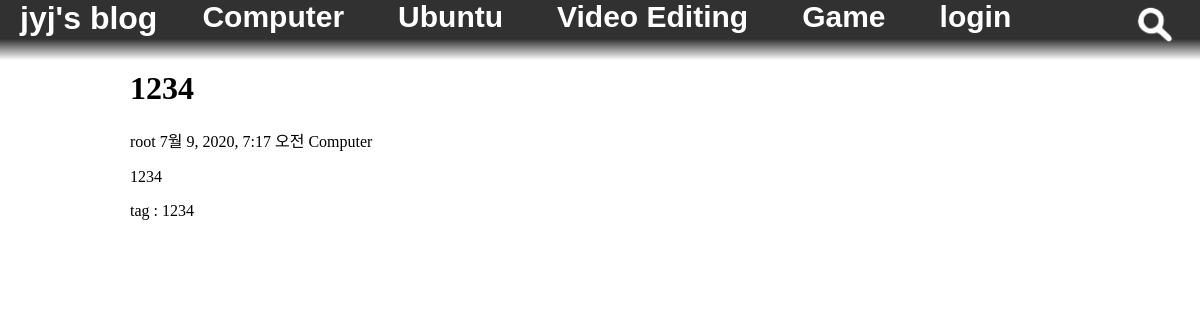
Page /post_view/?post_info=171 on the committed database.
### blogapp/models.py (models this page shows, shortened)
class Category(models.Model):
    category_name = models.CharField(max_length=100, null=False)
    def __str__(self):
        return self.category_name

class Post(models.Model):
    title = models.CharField(max_length=100, null=False)
    author = models.ForeignKey(User, on_delete=models.SET_NULL, null=True, default=1)
    pub_date = models.DateTimeField(auto_now_add=True)
    file_dir = models.CharField(max_length=100, null=False)
    content = models.TextField()
    category = models.ForeignKey('Category', on_delete=models.CASCADE)
    tag = models.CharField(max_length=100, null=True)

### blogapp/views.py (the view)
# urls.py: path('post_view/', blogapp.views.post_view, name='post_view'),
def post_view(request):
    category_list = Category.objects.all()
    file_system = FileSystemStorage()
    post_info = request.GET.get('post_info')
    post = Post.objects.filter(id=post_info)[0]
    try:
        file_dir = file_system.listdir(post.file_dir)
        for file in file_dir[1]:
            if "title_image" in file:
                post.file_dir = post.file_dir + file
    except FileNotFoundError:
            post.file_dir = "1"
    return render(request, 'post_view.html', {'post' : post, 'category_list' : category_list})

### blogapp/templates/post_view.html (shortened to what this page needs)
{% extends 'base.html' %}
{% load static %}
{% block content %}
<link rel="stylesheet" href="{% static 'css/post_view.css' %}">
<h1> {{ post.title }}
</h1>
<p class="first_post_detail">{{ post.author }} {{ post.pub_date }} {{ post.category }}</p>
<p class="first_post_p">{{ post.content|safe }}</p>
<p class="first_post_p">tag : {{ post.tag }}</p>
{% endblock %}

### myblogSetting/templates/base.html
{% load static %}
<!DOCTYPE html>
<head>
    <link rel="stylesheet" href="{% static 'css/base.css' %}">
</head>
<body>
    <nav class="navigation">
        <a class="logo" href="{% url 'index' %}">jyj's blog</a>
        <div class="category_layout">
            {% for category in category_list %}
            <a class="category" href="/category/?category={{ category }}">{{ category }}</a>
            {% endfor %}
            {% if request.user.is_authenticated %}
            <a class="category" href="/logout/">logout</a>
            <a class="category" href="/post_write/">post write</a>
            {% else %}
            <a class="category" href="/login/">login</a>
            {% endif %}
        </div>
        <a class="search_button" href="{% url 'search' %}">
            <img class="search_button_image" src="{% static 'img/search_button.png'%}">
        </a>
    </nav>
    <div class="wrap">
        {% block content %}
        {% endblock %}
    </div>
</body>

### blogapp/static/css/base.css (style rules this page uses)
.navigation { z-index: 2; background: linear-gradient(rgb(49, 49, 49) 65%, rgba(82,82,82,0)); position: fixed; top : 0px; left: 0px; width : 100%; height: 60px; }
.logo { font-family: sans-serif; color: white; font-weight: bold; font-size: 200%; text-decoration: none; top: 5px; float: left; margin-left: 20px; margin-right: 20px; }
.category_layout { white-space: nowrap; overflow-x: scroll; overflow-y: hidden; width: 70%; float: left; }
.category { font-family: sans-serif; color: white; font-weight: bold; font-size: 30px; text-decoration: none; padding: 25px; }
.search_button { float: right; margin-right: 20px; top: 2px; }
.search_button_image { max-width: 50px; max-height: 50px; }
.wrap { background-color: rgb(255, 255, 255); width : 940px; margin-top: 70px; margin-bottom: 0px; margin-left: auto; margin-right: auto; }

### rows in the picture
Category: category_name "Computer"
Category: category_name "Ubuntu"
Category: category_name "Video Editing"
Category: category_name "Game"
Post: title "1234", author "root", pub_date "7월 9, 2020, 7:17 오전", category "Computer", content "1234", tag "1234"
